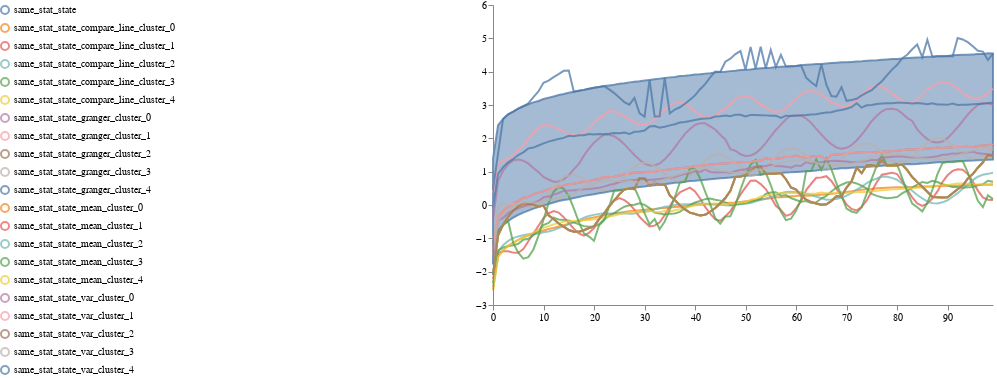

Write notebook code for a chart like this one.
### Code cell
#'timepoint_id', 'sample_id'
sin_distribution = pd.read_csv("paper_sin_05/paper_sin_05_new_df.csv")
sin_distribution = sin_distribution.rename(
            columns={
                'Unnamed: 0.1': "timepoint_id",
                'Unnamed: 0': "100",
            }
        )
sin_distribution = sin_distribution.melt(id_vars=["timepoint_id"], 
        var_name="sample_id", 
        value_name="same_stat_state")

traces_list = []   
 
#select_by "mean", "var", "granger"
for select_by in ['mean', 'var', 'granger']:
    examplary_line, mean_line_df = pyciemss.visuals.trajectories.select_traces(sin_distribution, select_by = select_by,  kmean=True)
    traces_list.append(examplary_line)


new_df = pd.concat(traces_list, axis = 1)
combined_df = pd.concat([new_df, mean_line_df], axis =1)

schema = plots.trajectories(sin_distribution, traces = combined_df,  keep=".*_state")

plots.save_schema(schema, "_schema.json")

plots.ipy_display(schema, format="interactive")

### Figure 1 — Vega specification as saved in the notebook (floating-point values rounded to 4 significant figures; data arrays with more than 128 entries replaced by an {"elided": "..."} marker saying what was removed)
{"$schema": "https://vega.github.io/schema/vega/v5.json", "axes": [{"name": "x_axis", "orient": "bottom", "scale": "xscale", "zindex": 100}, {"name": "y_axis", "orient": "left", "scale": "yscale", "zindex": 100}], "data": [{"name": "distributions", "transform": [{"sort": {"field": ["trajectory", "timepoint"]}, "type": "collect"}], "values": [{"lower": -1.783, "timepoint": 0, "trajectory": "same_stat_state", "upper": 1.39}, {"lower": -0.7801, "timepoint": 1, "trajectory": "same_stat_state", "upper": 2.393}, {"lower": -0.5931, "timepoint": 2, "trajectory": "same_stat_state", "upper": 2.581}, {"lower": -0.4785, "timepoint": 3, "trajectory": "same_stat_state", "upper": 2.72}, {"lower": -0.3796, "timepoint": 4, "trajectory": "same_stat_state", "upper": 2.802}, {"lower": -0.2983, "timepoint": 5, "trajectory": "same_stat_state", "upper": 2.892}, {"lower": -0.2285, "timepoint": 6, "trajectory": "same_stat_state", "upper": 2.961}, {"lower": -0.1669, "timepoint": 7, "trajectory": "same_stat_state", "upper": 3.021}, {"lower": -0.1092, "timepoint": 8, "trajectory": "same_stat_state", "upper": 3.08}, {"lower": -0.0585, "timepoint": 9, "trajectory": "same_stat_state", "upper": 3.121}, {"lower": -0.01845, "timepoint": 10, "trajectory": "same_stat_state", "upper": 3.18}, {"lower": 0.03225, "timepoint": 11, "trajectory": "same_stat_state", "upper": 3.216}, {"lower": 0.07601, "timepoint": 12, "trajectory": "same_stat_state", "upper": 3.256}, {"lower": 0.1195, "timepoint": 13, "trajectory": "same_stat_state", "upper": 3.3}, {"lower": 0.1474, "timepoint": 14, "trajectory": "same_stat_state", "upper": 3.329}, {"lower": 0.171, "timepoint": 15, "trajectory": "same_stat_state", "upper": 3.369}, {"lower": 0.2125, "timepoint": 16, "trajectory": "same_stat_state", "upper": 3.396}, {"lower": 0.2426, "timepoint": 17, "trajectory": "same_stat_state", "upper": 3.426}, {"lower": 0.2739, "timepoint": 18, "trajectory": "same_stat_state", "upper": 3.454}, {"lower": 0.2981, "timepoint": 19, "trajectory": "same_stat_state", "upper": 3.488}, {"lower": 0.3222, "timepoint": 20, "trajectory": "same_stat_state", "upper": 3.52}, {"lower": 0.3508, "timepoint": 21, "trajectory": "same_stat_state", "upper": 3.539}, {"lower": 0.3716, "timepoint": 22, "trajectory": "same_stat_state", "upper": 3.569}, {"lower": 0.4037, "timepoint": 23, "trajectory": "same_stat_state", "upper": 3.588}, {"lower": 0.429, "timepoint": 24, "trajectory": "same_stat_state", "upper": 3.61}, {"lower": 0.4489, "timepoint": 25, "trajectory": "same_stat_state", "upper": 3.639}, {"lower": 0.4687, "timepoint": 26, "trajectory": "same_stat_state", "upper": 3.652}, {"lower": 0.4983, "timepoint": 27, "trajectory": "same_stat_state", "upper": 3.679}, {"lower": 0.5199, "timepoint": 28, "trajectory": "same_stat_state", "upper": 3.695}, {"lower": 0.5399, "timepoint": 29, "trajectory": "same_stat_state", "upper": 3.713}, {"lower": 0.5571, "timepoint": 30, "trajectory": "same_stat_state", "upper": 3.735}, {"lower": 0.5783, "timepoint": 31, "trajectory": "same_stat_state", "upper": 3.752}, {"lower": 0.5897, "timepoint": 32, "trajectory": "same_stat_state", "upper": 3.772}, {"lower": 0.6076, "timepoint": 33, "trajectory": "same_stat_state", "upper": 3.791}, {"lower": 0.6247, "timepoint": 34, "trajectory": "same_stat_state", "upper": 3.811}, {"lower": 0.6462, "timepoint": 35, "trajectory": "same_stat_state", "upper": 3.829}, {"lower": 0.6677, "timepoint": 36, "trajectory": "same_stat_state", "upper": 3.844}, {"lower": 0.6782, "timepoint": 37, "trajectory": "same_stat_state", "upper": 3.867}, {"lower": 0.6982, "timepoint": 38, "trajectory": "same_stat_state", "upper": 3.874}, {"lower": 0.7189, "timepoint": 39, "trajectory": "same_stat_state", "upper": 3.891}, {"lower": 0.7294, "timepoint": 40, "trajectory": "same_stat_state", "upper": 3.916}, {"lower": 0.7457, "timepoint": 41, "trajectory": "same_stat_state", "upper": 3.921}, {"lower": 0.7544, "timepoint": 42, "trajectory": "same_stat_state", "upper": 3.941}, {"lower": 0.7705, "timepoint": 43, "trajectory": "same_stat_state", "upper": 3.955}, {"lower": 0.7857, "timepoint": 44, "trajectory": "same_stat_state", "upper": 3.979}, {"lower": 0.8007, "timepoint": 45, "trajectory": "same_stat_state", "upper": 3.989}, {"lower": 0.8113, "timepoint": 46, "trajectory": "same_stat_state", "upper": 3.999}, {"lower": 0.8247, "timepoint": 47, "trajectory": "same_stat_state", "upper": 4.016}, {"lower": 0.8421, "timepoint": 48, "trajectory": "same_stat_state", "upper": 4.03}, {"lower": 0.8545, "timepoint": 49, "trajectory": "same_stat_state", "upper": 4.05}, {"lower": 0.8798, "timepoint": 50, "trajectory": "same_stat_state", "upper": 4.06}, {"lower": 0.8822, "timepoint": 51, "trajectory": "same_stat_state", "upper": 4.066}, {"lower": 0.8984, "timepoint": 52, "trajectory": "same_stat_state", "upper": 4.088}, {"lower": 0.9082, "timepoint": 53, "trajectory": "same_stat_state", "upper": 4.099}, {"lower": 0.9283, "timepoint": 54, "trajectory": "same_stat_state", "upper": 4.11}, {"lower": 0.9397, "timepoint": 55, "trajectory": "same_stat_state", "upper": 4.12}, {"lower": 0.9449, "timepoint": 56, "trajectory": "same_stat_state", "upper": 4.139}, {"lower": 0.9583, "timepoint": 57, "trajectory": "same_stat_state", "upper": 4.15}, {"lower": 0.9742, "timepoint": 58, "trajectory": "same_stat_state", "upper": 4.157}, {"lower": 0.9805, "timepoint": 59, "trajectory": "same_stat_state", "upper": 4.166}, {"lower": 0.9922, "timepoint": 60, "trajectory": "same_stat_state", "upper": 4.174}, {"lower": 1.001, "timepoint": 61, "trajectory": "same_stat_state", "upper": 4.192}, {"lower": 1.011, "timepoint": 62, "trajectory": "same_stat_state", "upper": 4.208}, {"lower": 1.024, "timepoint": 63, "trajectory": "same_stat_state", "upper": 4.218}, {"lower": 1.033, "timepoint": 64, "trajectory": "same_stat_state", "upper": 4.227}, {"lower": 1.058, "timepoint": 65, "trajectory": "same_stat_state", "upper": 4.231}, {"lower": 1.068, "timepoint": 66, "trajectory": "same_stat_state", "upper": 4.244}, {"lower": 1.076, "timepoint": 67, "trajectory": "same_stat_state", "upper": 4.257}, {"lower": 1.086, "timepoint": 68, "trajectory": "same_stat_state", "upper": 4.267}, {"lower": 1.1, "timepoint": 69, "trajectory": "same_stat_state", "upper": 4.28}, {"lower": 1.101, "timepoint": 70, "trajectory": "same_stat_state", "upper": 4.28}, {"lower": 1.117, "timepoint": 71, "trajectory": "same_stat_state", "upper": 4.293}, {"lower": 1.123, "timepoint": 72, "trajectory": "same_stat_state", "upper": 4.306}, {"lower": 1.131, "timepoint": 73, "trajectory": "same_stat_state", "upper": 4.313}, {"lower": 1.14, "timepoint": 74, "trajectory": "same_stat_state", "upper": 4.327}, {"lower": 1.156, "timepoint": 75, "trajectory": "same_stat_state", "upper": 4.335}, {"lower": 1.165, "timepoint": 76, "trajectory": "same_stat_state", "upper": 4.343}, {"lower": 1.176, "timepoint": 77, "trajectory": "same_stat_state", "upper": 4.357}, {"lower": 1.188, "timepoint": 78, "trajectory": "same_stat_state", "upper": 4.367}, {"lower": 1.197, "timepoint": 79, "trajectory": "same_stat_state", "upper": 4.378}, {"lower": 1.21, "timepoint": 80, "trajectory": "same_stat_state", "upper": 4.381}, {"lower": 1.213, "timepoint": 81, "trajectory": "same_stat_state", "upper": 4.397}, {"lower": 1.228, "timepoint": 82, "trajectory": "same_stat_state", "upper": 4.41}, {"lower": 1.222, "timepoint": 83, "trajectory": "same_stat_state", "upper": 4.418}, {"lower": 1.231, "timepoint": 84, "trajectory": "same_stat_state", "upper": 4.427}, {"lower": 1.246, "timepoint": 85, "trajectory": "same_stat_state", "upper": 4.432}, {"lower": 1.25, "timepoint": 86, "trajectory": "same_stat_state", "upper": 4.449}, {"lower": 1.265, "timepoint": 87, "trajectory": "same_stat_state", "upper": 4.449}, {"lower": 1.28, "timepoint": 88, "trajectory": "same_stat_state", "upper": 4.46}, {"lower": 1.282, "timepoint": 89, "trajectory": "same_stat_state", "upper": 4.463}, {"lower": 1.298, "timepoint": 90, "trajectory": "same_stat_state", "upper": 4.473}, {"lower": 1.3, "timepoint": 91, "trajectory": "same_stat_state", "upper": 4.49}, {"lower": 1.309, "timepoint": 92, "trajectory": "same_stat_state", "upper": 4.5}, {"lower": 1.319, "timepoint": 93, "trajectory": "same_stat_state", "upper": 4.51}, {"lower": 1.329, "timepoint": 94, "trajectory": "same_stat_state", "upper": 4.507}, {"lower": 1.334, "timepoint": 95, "trajectory": "same_stat_state", "upper": 4.517}, {"lower": 1.342, "timepoint": 96, "trajectory": "same_stat_state", "upper": 4.529}, {"lower": 1.347, "timepoint": 97, "trajectory": "same_stat_state", "upper": 4.531}, {"lower": 1.359, "timepoint": 98, "trajectory": "same_stat_state", "upper": 4.549}, {"lower": 1.362, "timepoint": 99, "trajectory": "same_stat_state", "upper": 4.544}]}, {"name": "traces", "transform": [{"expr": "isValid(datum.value)", "type": "filter"}, {"sort": {"field": ["trajectory", "timepoint"]}, "type": "collect"}], "values": {"elided": "2000 records"}}, {"name": "points", "values": []}, {"name": "markers", "values": []}, {"name": "selected", "on": [{"remove": true, "trigger": "clear"}, {"remove": true, "trigger": "!shift"}, {"insert": "clicked", "trigger": "!shift && clicked"}, {"toggle": "clicked", "trigger": "shift && clicked"}]}, {"name": "selectedData", "on": [{"remove": true, "trigger": "clearData"}, {"toggle": "clickedData", "trigger": "clickedData"}]}], "height": 300, "legends": [{"encode": {"labels": {"interactive": true, "name": "legendLabel", "update": {"opacity": [{"test": "!length(data('selectedData')) || indata('selectedData', 'value', datum.value)", "value": 1}, {"value": 0.25}]}}, "symbols": {"interactive": true, "name": "legendSymbol", "update": {"fill": {"value": "transparent"}, "opacity": [{"test": "!length(data('selected')) || indata('selected', 'value', datum.value) || indata('selectedData', 'value', datum.value)", "value": 0.7}, {"value": 0.15}], "size": {"value": 64}, "strokeWidth": {"value": 2}}}}, "labelLimit": 300, "name": "color_legend", "offset": 300, "orient": "left", "stroke": "color"}], "marks": [{"from": {"facet": {"data": "points", "groupby": "trajectory", "name": "points_split"}}, "marks": [{"encode": {"hover": {"fillOpacity": {"value": 0.9}}, "update": {"fill": {"field": "trajectory", "scale": "color"}, "fillOpacity": [{"test": "!length(data('selected')) || indata('selected', 'value', datum.trajectory)", "value": 0.5}, {"value": 0.15}], "size": {"value": 35}, "stroke": {"field": "trajectory", "scale": "color"}, "strokeOpacity": [{"test": "!length(data('selected')) || indata('selected', 'value', datum.trajectory)", "value": 0.75}, {"value": 0.15}], "strokeWidth": {"value": 2}, "tooltip": {"field": "value"}, "x": {"field": "timepoint", "scale": "xscale"}, "y": {"field": "value", "scale": "yscale"}}}, "from": {"data": "points_split"}, "name": "_points_symbol", "type": "symbol", "zindex": 3}, {"encode": {"hover": {"fillOpacity": {"value": 0.9}}, "update": {"interpolate": {"value": "linear"}, "stroke": {"field": "trajectory", "scale": "color"}, "strokeDash": {"value": [5, 3]}, "strokeOpacity": [{"test": "!length(data('selected')) || indata('selected', 'value', datum.trajectory)", "value": 0.3}, {"value": 0.1}], "strokeWidth": {"value": 2}, "x": {"field": "timepoint", "scale": "xscale"}, "y": {"field": "value", "scale": "yscale"}}}, "from": {"data": "points_split"}, "name": "_points_line", "type": "line", "zindex": 3}], "name": "_points", "type": "group", "zindex": 3}, {"from": {"facet": {"data": "traces", "groupby": "trajectory", "name": "traces_split"}}, "marks": [{"encode": {"hover": {"fillOpacity": {"value": 0.9}}, "update": {"interpolate": {"value": "linear"}, "stroke": {"field": "trajectory", "scale": "color"}, "strokeOpacity": [{"test": "!length(data('selected')) || indata('selected', 'value', datum.trajectory)", "value": 0.75}, {"value": 0.15}], "strokeWidth": {"value": 2}, "x": {"field": "timepoint", "scale": "xscale"}, "y": {"field": "value", "scale": "yscale"}}}, "from": {"data": "traces_split"}, "name": "_traces_lines", "type": "line"}], "name": "_traces", "type": "group", "zindex": 2}, {"from": {"facet": {"data": "distributions", "groupby": "trajectory", "name": "trajectory_split"}}, "marks": [{"encode": {"hover": {"fillOpacity": {"value": 0.9}}, "update": {"fill": {"field": "trajectory", "scale": "color"}, "fillOpacity": [{"test": "!length(data('selected')) || indata('selected', 'value', datum.trajectory)", "value": 0.5}, {"value": 0.15}], "interpolate": {"value": "linear"}, "stroke": {"field": "trajectory", "scale": "color"}, "strokeOpacity": [{"test": "!length(data('selected')) || indata('selected', 'value', datum.trajectory)", "value": 0.75}, {"value": 0.15}], "strokeWidth": {"value": 2}, "x": {"field": "timepoint", "scale": "xscale"}, "y": {"field": "upper", "scale": "yscale"}, "y2": {"field": "lower", "scale": "yscale"}}}, "from": {"data": "trajectory_split"}, "interactive": true, "name": "area", "type": "area"}], "name": "_distributions", "type": "group", "zindex": 1}, {"marks": [{"encode": {"enter": {"stroke": {"value": "lightgray"}}, "update": {"opacity": {"value": 1}, "x": {"field": "timepoint", "scale": "xscale"}, "y": {"signal": "height"}, "y2": {"value": 0}}}, "from": {"data": "markers"}, "name": "_marker text", "type": "rule"}, {"encode": {"enter": {"fontSize": {"value": 8}, "text": {"field": "datum.label"}, "y": {"value": 0}}}, "from": {"data": "_marker text"}, "name": "_marker flags", "transform": [{"as": ["x", "_y", "opacity", "align", "baseline"], "lineAnchor": "start", "offset": [1], "size": {"signal": "[width, height]"}, "type": "label"}], "type": "text"}], "name": "_markers", "type": "group"}], "scales": [{"domain": {"fields": [{"data": "distributions", "field": "timepoint"}, {"data": "traces", "field": "timepoint"}, {"data": "points", "field": "timepoint"}, {"data": "markers", "field": "timepoint"}]}, "name": "xscale", "range": "width", "type": "linear", "zero": false}, {"domain": {"fields": [{"data": "distributions", "field": "lower"}, {"data": "distributions", "field": "upper"}, {"data": "traces", "field": "value"}, {"data": "points", "field": "value"}]}, "name": "yscale", "nice": true, "range": "height", "type": "linear", "zero": true}, {"domain": {"fields": [{"data": "distributions", "field": "trajectory"}, {"data": "traces", "field": "trajectory"}, {"data": "points", "field": "trajectory"}], "sort": {"order": "ascending"}}, "name": "color", "range": "category", "type": "ordinal"}], "signals": [{"name": "clear", "on": [{"events": "mouseup[!event.item]", "force": true, "update": "true"}], "value": true}, {"name": "shift", "on": [{"events": "@legendSymbol:click, @legendLabel:click", "force": true, "update": "event.shiftKey"}], "value": false}, {"name": "clicked", "on": [{"events": "@legendSymbol:click, @legendLabel:click", "force": true, "update": "{value: datum.value}"}], "value": null}, {"name": "clearData", "on": [{"events": "mouseup[!event.item]", "force": true, "update": "true"}], "value": true}, {"name": "clickedData", "on": [{"events": "@area:click", "force": true, "update": "{value: datum.trajectory}"}], "value": null}], "width": 500}
